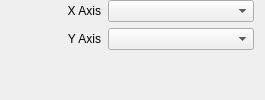
                    <widget class="QWidget" name="P53CustomBinary">
                     <widget class="QWidget" name="layoutWidget">
                      <property name="geometry">
                       <rect>
                        <x>0</x>
                        <y>0</y>
                        <width>256</width>
                        <height>91</height>
                       </rect>
                      </property>
                      <layout class="QVBoxLayout" name="P534Layout">
                       <item>
                        <layout class="QHBoxLayout" name="P534Layout1">
                         <item>
                          <widget class="QLabel" name="lblP534XAxis">
                           <property name="minimumSize">
                            <size>
                             <width>100</width>
                             <height>0</height>
                            </size>
                           </property>
                           <property name="maximumSize">
                            <size>
                             <width>100</width>
                             <height>16777215</height>
                            </size>
                           </property>
                           <property name="text">
                            <string>X Axis</string>
                           </property>
                           <property name="alignment">
                            <set>Qt::AlignRight|Qt::AlignTrailing|Qt::AlignVCenter</set>
                           </property>
                          </widget>
                         </item>
                         <item>
                          <widget class="QComboBox" name="cboP534XAxis">
                           <property name="minimumSize">
                            <size>
                             <width>146</width>
                             <height>0</height>
                            </size>
                           </property>
                           <property name="maximumSize">
                            <size>
                             <width>146</width>
                             <height>16777215</height>
                            </size>
                           </property>
                          </widget>
                         </item>
                        </layout>
                       </item>
                       <item>
                        <layout class="QHBoxLayout" name="P534Layout2">
                         <item>
                          <widget class="QLabel" name="lblP534YAxis">
                           <property name="minimumSize">
                            <size>
                             <width>100</width>
                             <height>0</height>
                            </size>
                           </property>
                           <property name="maximumSize">
                            <size>
                             <width>100</width>
                             <height>16777215</height>
                            </size>
                           </property>
                           <property name="text">
                            <string>Y Axis</string>
                           </property>
                           <property name="alignment">
                            <set>Qt::AlignRight|Qt::AlignTrailing|Qt::AlignVCenter</set>
                           </property>
                          </widget>
                         </item>
                         <item>
                          <widget class="QComboBox" name="cboP534YAxis">
                           <property name="minimumSize">
                            <size>
                             <width>146</width>
                             <height>0</height>
                            </size>
                           </property>
                           <property name="maximumSize">
                            <size>
                             <width>146</width>
                             <height>16777215</height>
                            </size>
                           </property>
                          </widget>
                         </item>
                        </layout>
                       </item>
                       <item>
                        <spacer name="P534Spacer">
                         <property name="orientation">
                          <enum>Qt::Vertical</enum>
                         </property>
                         <property name="sizeHint" stdset="0">
                          <size>
                           <width>20</width>
                           <height>28</height>
                          </size>
                         </property>
                        </spacer>
                       </item>
                      </layout>
                     </widget>
                    </widget>
